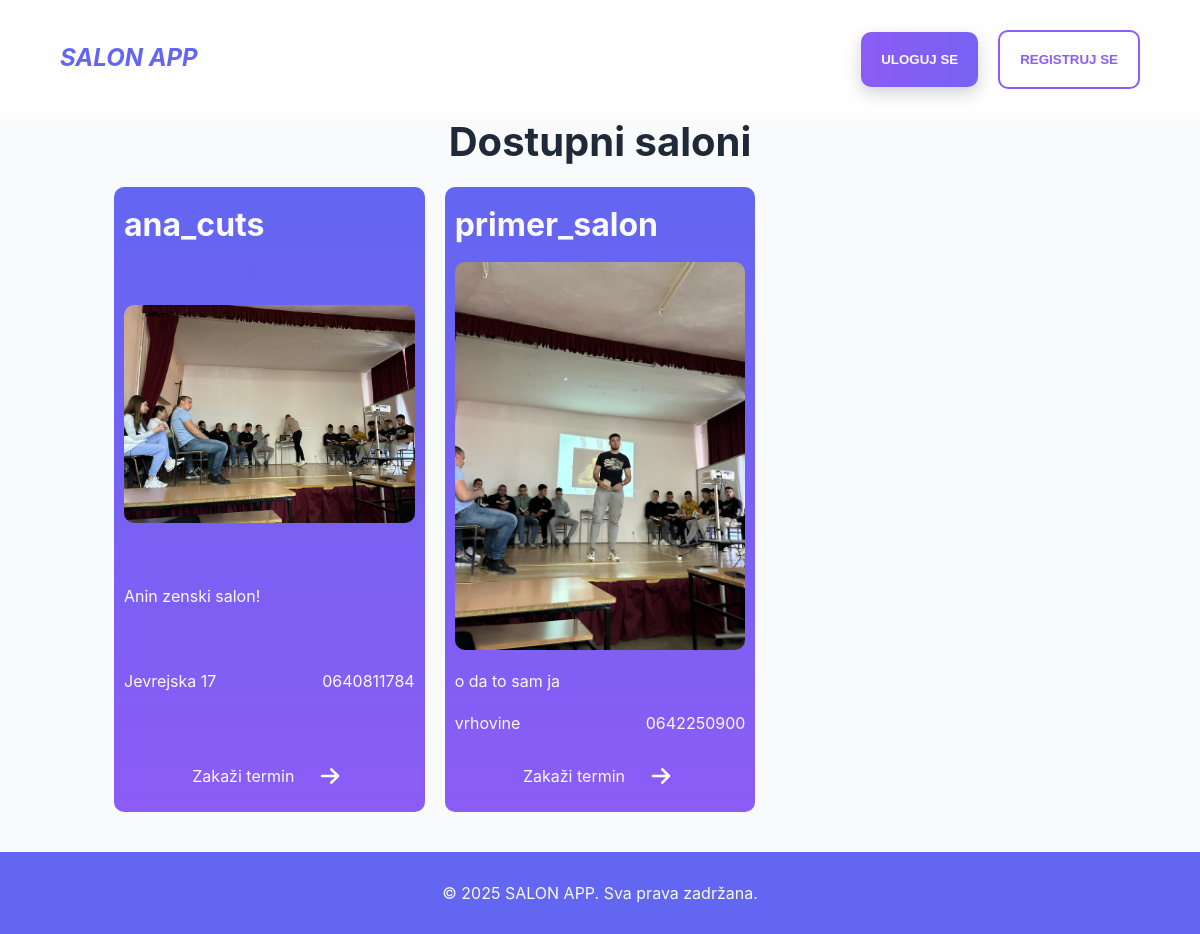
Page /customers/home/ on the earlier database version.
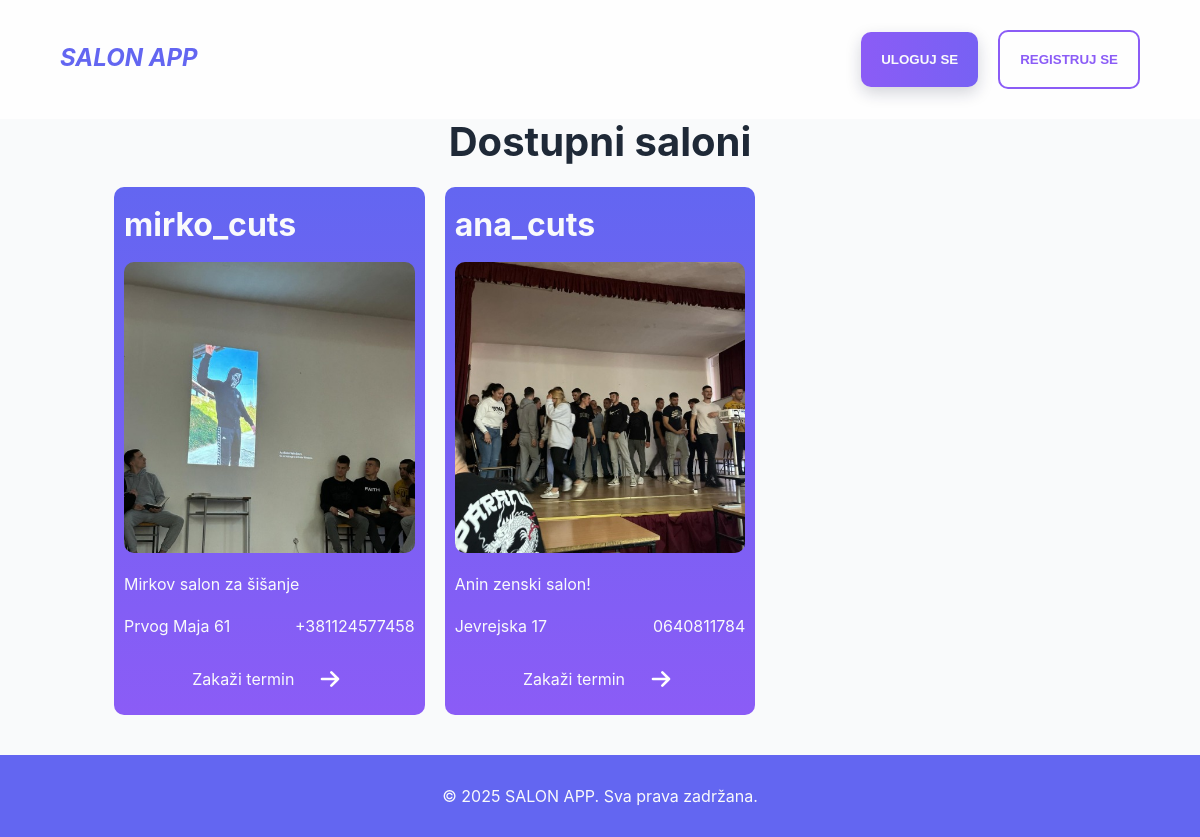
Same page on the later database version.
### salons/models.py (models this page shows, shortened)
class Salon(models.Model):
    owner = models.OneToOneField(User, on_delete=models.CASCADE)
    name = models.CharField(max_length=50, unique=True)
    description = models.TextField(unique=True)
    image = models.ImageField(default='img/barber_default.jpg')
    address = models.CharField(max_length=200, unique=True)
    phone = models.CharField(max_length=20, unique=True, blank=True)
    created_at = models.DateTimeField(auto_now_add=True)
    is_approved = models.BooleanField(default=False)
    is_active = models.BooleanField(default=False)
    slot_interval_minutes = models.PositiveSmallIntegerField(
        choices=[(15, '15 minuta'), (30, '30 minuta'), (60, '60 minuta')],
        default=30
    )
    class Meta:
        verbose_name_plural = "Saloni"

### customers/views.py (the view)
# urls.py: path('home/', views.home, name='home'),
def home(request):
    salons = Salon.objects.filter(is_approved=True, is_active=True)
    return render(request, 'customers/home.html', {'salons': salons})

### customers/templates/customers/home.html (shortened to what this page needs)
{% extends "customers/customers_base.html" %}
{% block content %}
     <main>
        <section class="home-section">
            <h1>Dostupni saloni</h1>
            <div class="grid-3-col">
                {% for salon in salons %}
                <div class="home-salon-card clickable-card" data-url="{% url 'customers:booking_form' salon_name=salon.name %}" role="button" tabindex="0">
                    <h2>{{ salon.name }}</h2>
                    <img src="{{ salon.image.url }}" alt="{{ salon.name }}">
                    <p>{{ salon.description }}</p>
                    <div class="inline-div space-between">
                        <p>{{ salon.address }}</p>
                        <p>{{ salon.phone }}</p>
                    </div>
                    <div class="link inline-div wide-centered">
                        <p>Zakaži termin</p>
                    </div>
                </div>
                {% endfor %}
            </div>
        </section>
    </main>
{% endblock content %}

### customers/templates/customers/customers_base.html (shortened to what this page needs)
{% extends "base.html" %}
{% load static %}
{% block extra_css %}
    <link rel="stylesheet" href="{% static 'customers/css/customers.css' %}">
{% endblock extra_css %}
{% block nav %}
    {% include "partials/navbar.html" %}
{% endblock nav %}
{% block footer %}
    {% include "partials/footer.html" %}
{% endblock footer %}

### templates/base.html (shortened to what this page needs)
<!DOCTYPE html>
{% load static %}
<html lang="en">
<head>
    <link rel="stylesheet" href="{% static 'css/main.css' %}">
    {% block extra_css %}{% endblock extra_css %}
</head>
<body>
    {% block nav %}{% endblock nav %}
    {% block content %}{% endblock content %}
    {% block footer %}{% endblock footer %}
</body>
</html>

### templates/partials/navbar.html
{% load static %}
<nav class="nav">
    <div class="nav-container">
        <div>
            <a href="{% url 'landing' %}">
                <strong class="logo">SALON APP</strong>
            </a>
        </div>
        <div class="inline-div">
            {% if user.is_authenticated %}
                <a class="nav-link" href="{% url 'customers:home' %}">Zakaži</a>
                {% if user.userprofile.role == 'musterija' %}
                    <a class="nav-link" href="{% url 'customers:my_appointments' %}">Moji Termini</a>
                {% endif %}
                <div class="user-menu" aria-label="Korisnički meni">
                    <button type="button" class="user-menu-trigger" aria-expanded="false" aria-haspopup="true">
                        <span class="user-menu-username">{{ user.username }}</span>
                        <span class="user-menu-arrow" aria-hidden="true">▾</span>
                    </button>
                    <div class="user-menu-dropdown">
                        <a class="user-menu-link" href="{% url 'user_edit' %}">Izmeni profil</a>
                        <form method="post" action="{% url 'logout' %}" class="user-menu-form">
                            {% csrf_token %}
                            <button type="submit" class="user-menu-link user-menu-logout" id="logoutBtn">Izloguj se</button>
                        </form>
                    </div>
                </div>
            {%else%}
            <button class="main-btn" id="loginBtn" data-url="{% url 'login' %}">Uloguj se</button>
            <button class="sec-btn" id="registerBtn" data-url="{% url 'register' %}">Registruj se</button>
            {% endif %}
        </div>
    </div>
</nav>

### templates/partials/footer.html
{% load static %}
<footer class="footer">
    <p>© 2025 SALON APP. Sva prava zadržana.</p>
</footer>

### static/css/main.css (style rules this page uses)
:root { --primary: #6366F1; --secondary: #8B5CF6; --accent: #F59E0B; --bg: #F9FAFB; --text: #1F2937; --todo: #374151; --progress: #78350F; --success: #10B981; --gradient90: linear-gradient(90deg, #6366F1, #8B5CF6); --gradient180: linear-gradient(180deg, #6366F1, #8B5CF6); --gradient270: linear-gradient(270deg, #6366F1, #8B5CF6); --gradient-delete: linear-gradient(135deg, #EF4444, #DC2626); }
* { box-sizing: border-box; margin: 0; padding: 0; }
html { scroll-behavior: smooth; }
body { font-family: 'Inter', sans-serif; font-size: 1rem; line-height: 1.4rem; color: var(--text); background-color: var(--bg); }
h1 { font-family: 'Inter', sans-serif; font-size: 2.5rem; line-height: 2.7rem; }
h2 { font-family: 'Inter', sans-serif; font-size: 2rem; line-height: 2.2rem; }
a { text-decoration: none; }
section { padding: 0 2vw; }
button { border: none; padding: 20px; border-radius: 10px; text-transform: uppercase; font-weight: 600; cursor: pointer; }
.main-btn { background-image: var(--gradient270); background-size: 200% 200%; background-position: 0% 50%; color: var(--bg); box-shadow: 0 6px 16px rgba(15, 23, 42, 0.18); transition: background-position 300ms ease, transform 300ms ease, box-shadow 300ms ease; }
.sec-btn { padding: 20px; border: 2px solid var(--secondary); background-color: transparent; color: var(--secondary); transition: all 300ms ease; }
.inline-div { display: flex; align-items: center; gap: 20px; }
.inline-div.space-between { width: 100%; justify-content: space-between; }
.nav { position: fixed; z-index: 99999; top: 0; left: 0; right: 0; padding: 30px 5vw 30px 5vw; color: var(--primary); background-color: rgb(255, 255, 255, 0.8); }
.nav-container { display: flex; align-items: center; justify-content: space-between; }
.logo { color: var(--primary); font-size: 1.5rem; font-style: italic; }
.footer { padding: 30px; display: flex; align-items: center; justify-content: center; background-color: var(--primary); color: var(--bg); }

### customers/static/customers/css/customers.css (style rules this page uses)
.home-section { padding: 15vh 5vw 5vh 5vw; min-height: 80vh; display: flex; align-items: center; flex-direction: column; gap: 3vh; }
.grid-3-col { width: 90%; display: grid; grid-template-columns: repeat(3, 1fr); gap: 20px; }
.home-salon-card { padding: 20px 10px; border-radius: 10px; display: flex; justify-content: space-between; flex-direction: column; gap: 20px; cursor: pointer; background-image: var(--gradient180); color: var(--bg); transition: all 300ms ease; }
.home-salon-card img { width: 100%; border-radius: 10px; }
.home-salon-card .link { padding-top: 5px; align-self: center; }
.home-salon-card .link svg { width: 32px; height: 32px; transition: all 300ms ease; }

Differences in the rows shown:
removed Salon: name "primer_salon", image (picture), description "o da to sam ja", address "vrhovine", phone "0642250900"
now on this page (row edited): Salon: name "mirko_cuts", image (picture), description "Mirkov salon za šišanje", address "Prvog Maja 61", phone "+381124577458"
changed Salon "ana_cuts": image: a different picture
